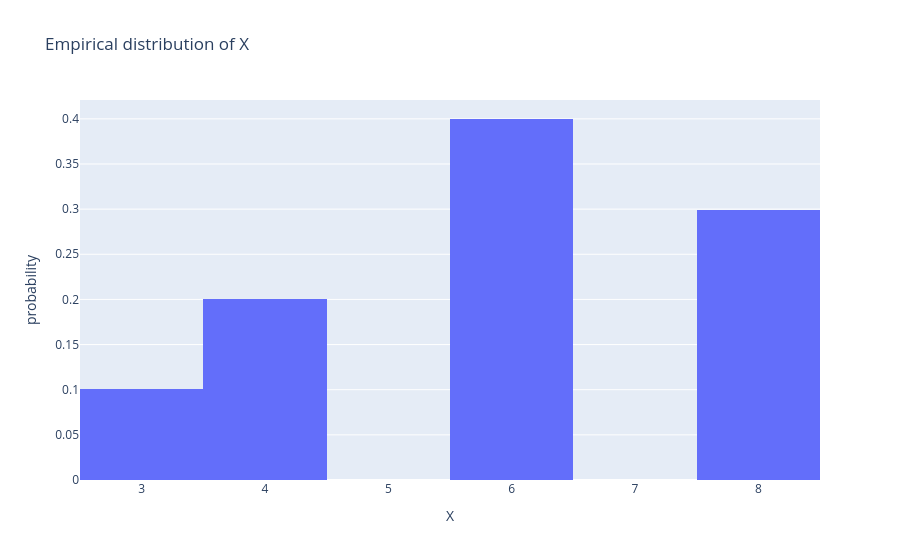

Notebook cell for this chart:
### Markdown cell above
<br/><br/>
Let's check how well this simulated sample matches our probability distribution!

### Code cell
fig = px.histogram(sim_df, x="X", title="Empirical distribution of X", 
                   histnorm="probability")
# fig.write_image("empirical_dist.png", "png",scale=2)
fig

### Figure 1 — Plotly figure (JSON) as saved in the notebook; plotly's stock layout.template omitted (floating-point values rounded to 4 significant figures; data arrays with more than 128 entries replaced by an {"elided": "..."} marker saying what was removed)
{"data": [{"alignmentgroup": "True", "bingroup": "x", "histnorm": "probability", "hovertemplate": "X=%{x}<br>probability=%{y}<extra></extra>", "legendgroup": "", "marker": {"color": "#636efa", "pattern": {"shape": ""}}, "name": "", "offsetgroup": "", "orientation": "v", "showlegend": false, "type": "histogram", "x": {"elided": "80000 int values"}, "xaxis": "x", "yaxis": "y"}], "layout": {"barmode": "relative", "legend": {"tracegroupgap": 0}, "title": {"text": "Empirical distribution of X"}, "xaxis": {"anchor": "y", "domain": [0, 1], "title": {"text": "X"}}, "yaxis": {"anchor": "x", "domain": [0, 1], "title": {"text": "probability"}}}}
